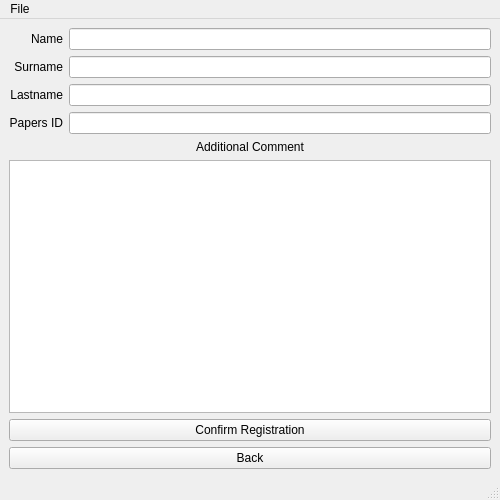
<?xml version="1.0" encoding="UTF-8"?>
<ui version="4.0">
 <class>MainWindow</class>
 <widget class="QMainWindow" name="MainWindow">
  <property name="geometry">
   <rect>
    <x>0</x>
    <y>0</y>
    <width>500</width>
    <height>500</height>
   </rect>
  </property>
  <property name="windowTitle">
   <string>vHotel Inc.</string>
  </property>
  <widget class="QWidget" name="centralwidget">
   <layout class="QGridLayout" name="gridLayout">
    <item row="3" column="0">
     <widget class="QLabel" name="label_surname">
      <property name="styleSheet">
       <string notr="true">font: 18pt &quot;Narkisim&quot;;</string>
      </property>
      <property name="text">
       <string>&lt;html&gt;&lt;head/&gt;&lt;body&gt;&lt;p align=&quot;right&quot;&gt;Surname&lt;/p&gt;&lt;/body&gt;&lt;/html&gt;</string>
      </property>
     </widget>
    </item>
    <item row="5" column="0">
     <widget class="QLabel" name="label_lastname">
      <property name="styleSheet">
       <string notr="true">font: 18pt &quot;Narkisim&quot;;</string>
      </property>
      <property name="text">
       <string>&lt;html&gt;&lt;head/&gt;&lt;body&gt;&lt;p align=&quot;right&quot;&gt;Lastname&lt;/p&gt;&lt;/body&gt;&lt;/html&gt;</string>
      </property>
     </widget>
    </item>
    <item row="7" column="0">
     <widget class="QLabel" name="label_papers">
      <property name="styleSheet">
       <string notr="true">font: 18pt &quot;Narkisim&quot;;</string>
      </property>
      <property name="text">
       <string>&lt;html&gt;&lt;head/&gt;&lt;body&gt;&lt;p align=&quot;right&quot;&gt;Papers ID&lt;/p&gt;&lt;/body&gt;&lt;/html&gt;</string>
      </property>
     </widget>
    </item>
    <item row="3" column="1">
     <widget class="QLineEdit" name="RegSurname">
      <property name="styleSheet">
       <string notr="true">font: 18pt &quot;Narkisim&quot;;</string>
      </property>
     </widget>
    </item>
    <item row="5" column="1">
     <widget class="QLineEdit" name="RegLastname">
      <property name="styleSheet">
       <string notr="true">font: 18pt &quot;Narkisim&quot;;</string>
      </property>
     </widget>
    </item>
    <item row="7" column="1">
     <widget class="QLineEdit" name="RegID">
      <property name="styleSheet">
       <string notr="true">font: 18pt &quot;Narkisim&quot;;</string>
      </property>
     </widget>
    </item>
    <item row="0" column="1">
     <widget class="QLineEdit" name="RegName">
      <property name="styleSheet">
       <string notr="true">font: 18pt &quot;Narkisim&quot;;</string>
      </property>
     </widget>
    </item>
    <item row="0" column="0">
     <widget class="QLabel" name="label_name">
      <property name="styleSheet">
       <string notr="true">font: 18pt &quot;Narkisim&quot;;</string>
      </property>
      <property name="text">
       <string>&lt;html&gt;&lt;head/&gt;&lt;body&gt;&lt;p align=&quot;right&quot;&gt;Name&lt;/p&gt;&lt;/body&gt;&lt;/html&gt;</string>
      </property>
     </widget>
    </item>
    <item row="8" column="0" colspan="2">
     <widget class="QLabel" name="label_comment">
      <property name="styleSheet">
       <string notr="true">font: 18pt &quot;Narkisim&quot;;</string>
      </property>
      <property name="text">
       <string>&lt;html&gt;&lt;head/&gt;&lt;body&gt;&lt;p align=&quot;center&quot;&gt;Additional Comment&lt;/p&gt;&lt;/body&gt;&lt;/html&gt;</string>
      </property>
     </widget>
    </item>
    <item row="11" column="0" colspan="2">
     <widget class="QPushButton" name="ConfirmRegs">
      <property name="styleSheet">
       <string notr="true">font: 18pt &quot;Narkisim&quot;;</string>
      </property>
      <property name="text">
       <string>Confirm Registration</string>
      </property>
     </widget>
    </item>
    <item row="12" column="0" colspan="2">
     <widget class="QPushButton" name="Back">
      <property name="styleSheet">
       <string notr="true">font: 18pt &quot;Narkisim&quot;;</string>
      </property>
      <property name="text">
       <string>Back</string>
      </property>
     </widget>
    </item>
    <item row="9" column="0" colspan="2">
     <widget class="QTextEdit" name="RegComment">
      <property name="styleSheet">
       <string notr="true">font: 16pt &quot;Narkisim&quot;;</string>
      </property>
     </widget>
    </item>
   </layout>
  </widget>
  <widget class="QMenuBar" name="menubar">
   <property name="geometry">
    <rect>
     <x>0</x>
     <y>0</y>
     <width>500</width>
     <height>21</height>
    </rect>
   </property>
   <widget class="QMenu" name="menuFile">
    <property name="title">
     <string>File</string>
    </property>
    <addaction name="actionHelp"/>
   </widget>
   <addaction name="menuFile"/>
  </widget>
  <widget class="QStatusBar" name="statusbar"/>
  <action name="actionHelp">
   <property name="text">
    <string>Help</string>
   </property>
  </action>
 </widget>
 <resources/>
 <connections/>
</ui>
